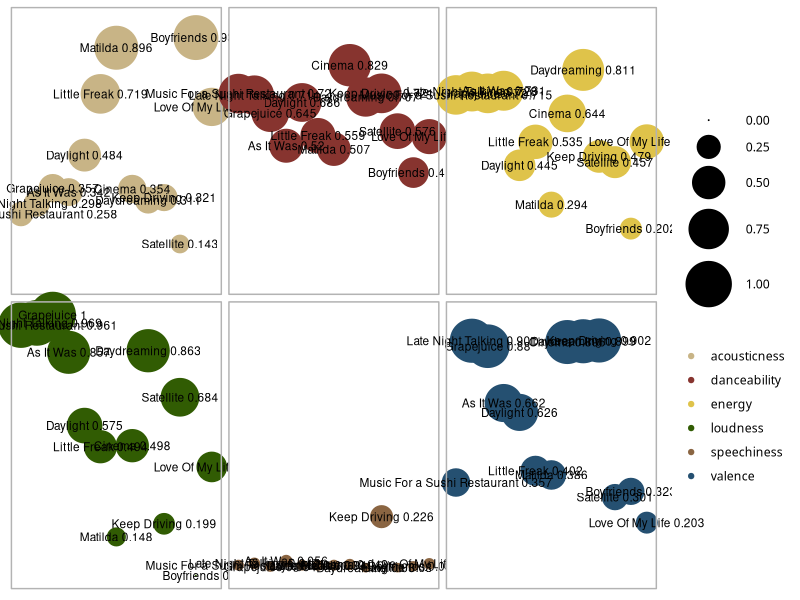
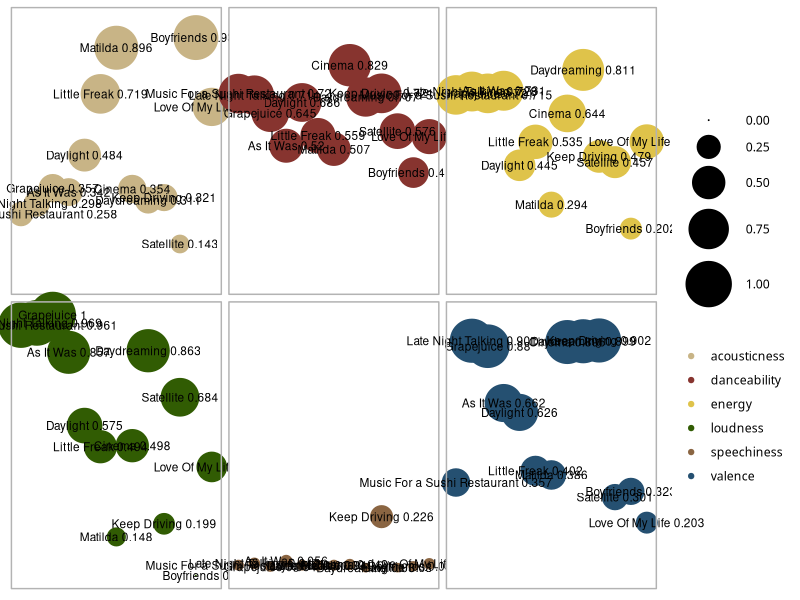

Here is the R script that generated these plots, in order:
library(dplyr)
library(ggplot2)

# LOAD DATA
df <- read.csv("./data/harrys_house_audio_features.csv")

# DATA PROCESSING
df <- df %>%
  mutate(loudness = (loudness - min(loudness))/(max(loudness) - min(loudness)),
         song_position = 1:13) %>%
  select(song_name, song_position, acousticness, danceability,
         energy, loudness, valence, speechiness) %>%
  tidyr::pivot_longer(cols = 3:8, names_to = "audio_features", values_to = "values") %>% as.data.frame() 

# Data Visualization
theme_set(theme_light(base_family = "Verdana"))

df %>%
  ggplot(aes(x=song_position, y = values,
             size = values, color = audio_features, 
             label = paste(song_name, round(values,3)))) +
  geom_point() + 
  geom_text(size=3, color = 'black') + 
  scale_size_area(max_size = 15) + 
  scale_color_manual(values = c("#C8B486", "#87342F", "#DFC34A", "#315C03", "#8A6542", "#255071")) + 
  coord_cartesian(clip = "off") +
  facet_wrap(~audio_features) +
  theme(
    axis.text = element_blank(),
    axis.ticks = element_blank(),
    axis.title = element_blank(),
    panel.grid = element_blank(),
    strip.text = element_blank(),
    legend.title = element_blank(),
  )

ggsave("./images/multidimensional_view_of_harrys_house.svg", units = "px",
       width = 1080, height = 1080, scale = 1.5)
